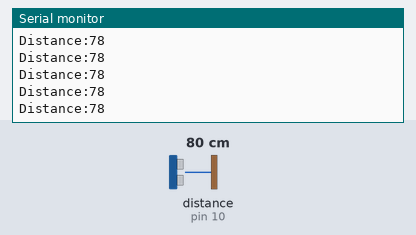
The sketch below on a simulated Arduino Uno, built with avr-gcc and run on an emulated ATmega328P. Shown: the last lines printed to the serial monitor. Wiring (inferred from the names in the program): ultrasonic range finder: trigger pin 9; echo pin 10. Inputs (shaded band) come from the test bench; at power-on: distance to the obstacle (sensor on pin 10) 80 cm. The echo pulse lasts 58.3 µs per cm.

Above: at 1.2 s.
1.3 s: distance to the obstacle (sensor on pin 10) set to 120 cm
At 1.9 s:
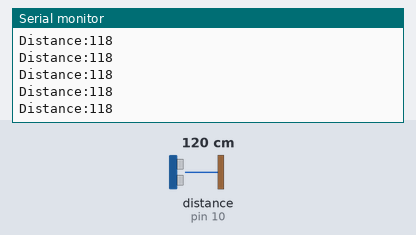
4.3 s: distance to the obstacle (sensor on pin 10) set to 250 cm
At 4.9 s:
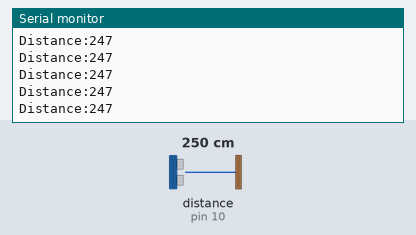
10.3 s: distance to the obstacle (sensor on pin 10) set to 299 cm
At 11.4 s:
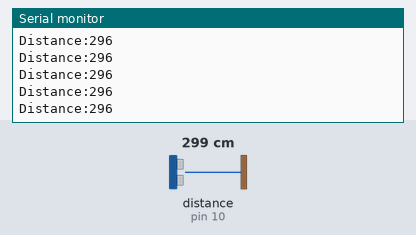
16.3 s: distance to the obstacle (sensor on pin 10) set to 2 cm
At 16.8 s:
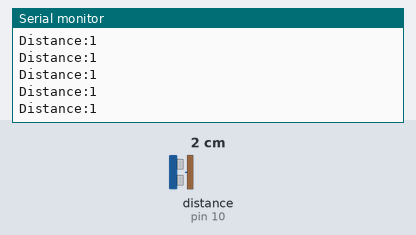
Timing chart, 0 to 19.3 s (numbered marks = the images above; inputs shaded):
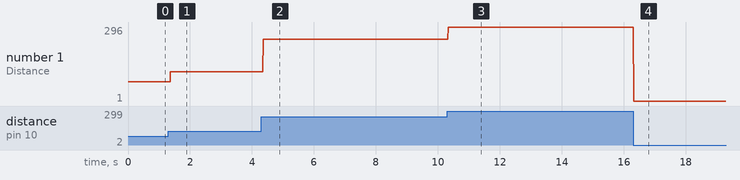

The sketch:

ultraSonic.ino
```cpp
// defines pins numbers
const int trigPin = 9;
const int echoPin = 10;
// defines variables
long duration;
int distance;
void setup() {
pinMode(trigPin, OUTPUT); // Sets the trigPin as an Output
pinMode(echoPin, INPUT); // Sets the echoPin as an Input
Serial.begin(9600); // Starts the serial communication
}
void loop() {
            // Clears the trigPin
digitalWrite(trigPin, LOW);
delayMicroseconds(2);
          // Sets the trigPin on HIGH state for 10 micro seconds
digitalWrite(trigPin, HIGH);
delayMicroseconds(10);
digitalWrite(trigPin, LOW);


          // Reads the echoPin, returns the sound wave travel time in microseconds
duration = pulseIn(echoPin, HIGH);
         // Calculating the distance
distance = duration*0.034/2;
         // Prints the distance on the Serial Monitor
Serial.print( "Distance:");
Serial.println(distance);
}
```

Measured:
- after the input at 1.3 s, the serial monitor: prints a new line after 0.07 s (image 1)
- after the input at 4.3 s, the serial monitor: prints a new line after 0.07 s (image 2)
- after the input at 10.3 s, the serial monitor: prints a new line at once (image 3)
- after the input at 16.3 s, the serial monitor: prints a new line at once (image 4)
- plotted number 1: 78 → 118 after the input at 1.3 s, 118 → 247 after the input at 4.3 s, 247 → 296 after the input at 10.3 s, 296 → 1 after the input at 16.3 s
